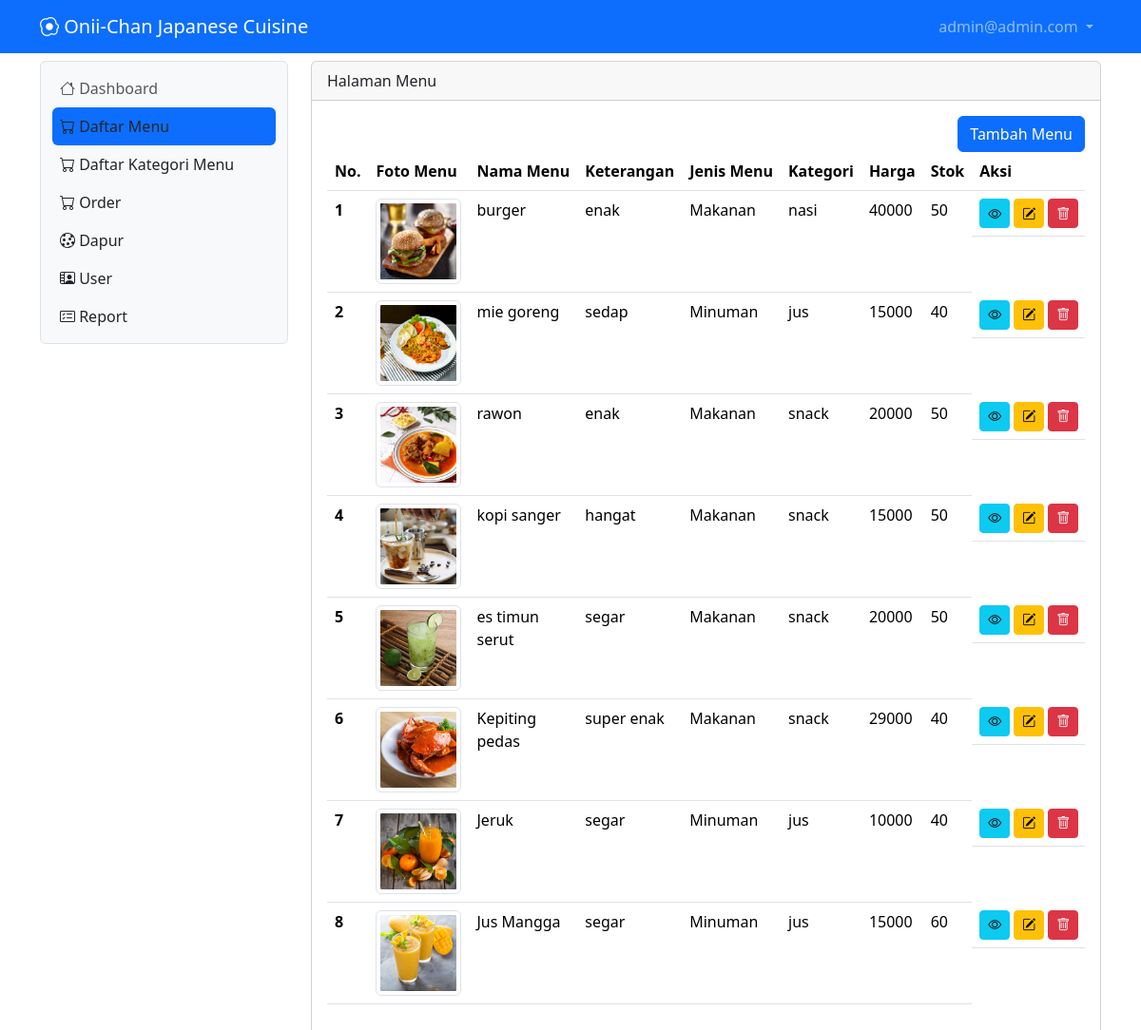
The page /menu (signed in) on the database its author committed.
### tables this page shows
CREATE TABLE `tb_user` (
  `id` int(11) NOT NULL,
  `nama` varchar(100) NOT NULL,
  `username` varchar(50) NOT NULL,
  `password` varchar(50) NOT NULL,
  `level` int(11) NOT NULL,
  `nohp` varchar(15) NOT NULL,
  `alamat` varchar(300) NOT NULL
);

CREATE TABLE `tb_daftar_menu` (
  `id` int(11) NOT NULL,
  `foto` varchar(200) NOT NULL,
  `nama_menu` varchar(200) NOT NULL,
  `keterangan` varchar(200) NOT NULL,
  `kategori` int(50) NOT NULL,
  `harga` int(11) NOT NULL,
  `stok` varchar(100) NOT NULL
);

CREATE TABLE `tb_kategori_menu` (
  `id_kat_menu` int(11) NOT NULL,
  `jenis_menu` int(11) NOT NULL,
  `kategori_menu` varchar(50) NOT NULL
);

### menu.php (the view, shortened to what this page needs)
<?php
include "proses/connect.php";
$query = mysqli_query($conn, "SELECT * FROM tb_daftar_menu
    LEFT JOIN tb_kategori_menu ON tb_kategori_menu.id_kat_menu = tb_daftar_menu.kategori");
while ($record = mysqli_fetch_array($query)) {
    $result[] = $record;
}
?>
<div class="col-lg-9 mt-2">
    <div class="card">
        <div class="card-header">
            Halaman Menu
        </div>
        <div class="card-body">
            <div class="row">
                <div class="col d-flex justify-content-end">
                    <button class="btn btn-primary" data-bs-toggle="modal" data-bs-target="#ModalTambahUser">Tambah Menu</button>
                </div>
            </div>
            <?php
            if (empty($result)) {
                echo "Data user tidak ada";
            } else {
            ?>
                <div class="table-responsive">
                    <table class="table table-hover">
                        <thead>
                            <tr class="text-nowrap">
                                <th scope="col">No.</th>
                                <th scope="col">Foto Menu</th>
                                <th scope="col">Nama Menu</th>
                                <th scope="col">Keterangan</th>
                                <th scope="col">Jenis Menu</th>
                                <th scope="col">Kategori</th>
                                <th scope="col">Harga</th>
                                <th scope="col">Stok</th>
                                <th scope="col">Aksi</th>
                            </tr>
                        </thead>
                        <tbody>
                            <?php
                            $no = 1;
                            foreach ($result as $row) {
                            ?>
                                <tr>
                                    <th scope="row"><?php echo $no++ ?></th>
                                    <td>
                                        <div style="width: 90px;">
                                            <img src="assets/img/<?php echo $row['foto'] ?>" class="img-thumbnail" alt="">
                                        </div>
                                    </td>
                                    <td><?php echo $row['nama_menu'] ?></td>
                                    <td><?php echo $row['keterangan'] ?></td>
                                    <td><?php echo ($row['jenis_menu'] == 1) ? "Makanan" : "Minuman" ?></td>
                                    <td><?php echo $row['kategori_menu'] ?></td>
                                    <td><?php echo $row['harga'] ?></td>
                                    <td><?php echo $row['stok'] ?></td>
                                    <td class="d-flex">
                                        <div class="d-flex">
                                            <button class="btn btn-info btn-sm me-1" data-bs-toggle="modal" data-bs-target="#ModalView<?php echo $row['id'] ?>"><i class="bi bi-eye"></i></button>
                                            <button class="btn btn-warning btn-sm me-1" data-bs-toggle="modal" data-bs-target="#ModalEdit<?php echo $row['id'] ?>"><i class="bi bi-pencil-square"></i></button>
                                            <button class="btn btn-danger btn-sm me-1" data-bs-toggle="modal" data-bs-target="#ModalDelete<?php echo $row['id'] ?>"><i class="bi bi-trash"></i></button>
                                        </div>
                                    </td>
                                </tr>
                            <?php } ?>
                        </tbody>
                    </table>
                </div>
            <?php } ?>
        </div>
    </div>
</div>

### index.php (shortened to what this page needs)
<?php
if (isset($_GET['x']) && $_GET['x'] == 'home') {
    $page = "home.php";
    include "main.php";
} else if (isset($_GET['x']) && $_GET['x'] == 'menu') {
    include "main.php";
} else if (isset($_GET['x']) && $_GET['x'] == 'katmenu') {
    $page = "katmenu.php";
    include "main.php";
} else if (isset($_GET['x']) && $_GET['x'] == 'order') {
    $page = "order.php";
    include "main.php";
} else if (isset($_GET['x']) && $_GET['x'] == 'orderitem') {
    if($_SESSION['level_oniichan'] == 1 ){
        $page = "order_item.php";
        include "main.php";
    }
        $page = "home.php";
        include "main.php";
} else if (isset($_GET['x']) && $_GET['x'] == 'viewitem') {
    if($_SESSION['level_oniichan'] == 1){
        $page = "view_item.php";
        include "main.php";
    }
        $page = "home.php";
        include "main.php";
} else if (isset($_GET['x']) && $_GET['x'] == 'user') {
        if($_SESSION['level_oniichan'] == 1 ) {
        $page = "user.php";
        include "main.php";
    }
} else if (isset($_GET['x']) && $_GET['x'] == 'report') {
    if($_SESSION['level_oniichan'] == 1) {
        $page = "report.php";
        include "main.php";
    }else{
        $page = "home.php";
        include "main.php";
    }
} else if (isset($_GET['x']) && $_GET['x'] == 'dapur') {
    if($_SESSION['level_oniichan'] ==  1 || $_SESSION['level_oniichan'] == 4 ) {
    $page = "dapur.php";
    include "main.php";
    }
} else if (isset($_GET['x']) && $_GET['x'] == 'login') {
    include "login.php";
} else if (isset($_GET['x']) && $_GET['x'] == 'logout') {
    include "proses/proses_logout.php";
} else if (isset($_GET['x']) && $_GET['x'] == 'katmenu') {
    include "katmenu.php.php";
}else {
    $page = "home.php";
    include "main.php";
}
?>

### main.php (shortened to what this page needs)
<?php
    include 'proses/connect.php';
    $query = mysqli_query($conn, "SELECT * FROM tb_user WHERE username = '$_SESSION[username_oniichan]'");
    $hasil = mysqli_fetch_array($query);
?>
<!doctype html>
<html lang="en">
<head>
    <link href="https://cdn.jsdelivr.net/npm/bootstrap@5.3.2/dist/css/bootstrap.min.css" rel="stylesheet">
    <link rel="stylesheet" href="https://cdn.jsdelivr.net/npm/bootstrap-icons@1.11.1/font/bootstrap-icons.css">
</head>
<body>
    <?php include "header.php"; ?>
    <div class="container-lg">
        <div class="row">
            <?php include "sidebar.php"; ?>
            <?php
                include $page;
            ?>
        </div>
    </div>
</body>
</html>

### header.php (shortened to what this page needs)
<nav class="navbar navbar-expand navbar-dark bg-primary sticky-top">
    <div class="container-lg">
        <a class="navbar-brand" href="."><i class="bi bi-egg-fried"></i> Onii-Chan Japanese Cuisine</a>
        <div class="collapse navbar-collapse justify-content-end" id="navbarNavDropdown">
            <ul class="navbar-nav">
                <li class="nav-item dropdown">
                    <a class="nav-link dropdown-toggle" href="#" role="button" data-bs-toggle="dropdown" aria-expanded="false">
                        <?php echo $hasil['username']; ?>
                    </a>
                </li>
            </ul>
        </div>
    </div>
</nav>

### sidebar.php (shortened to what this page needs)
<div class="col-lg-3">
                <nav class="navbar navbar-expand-lg bg-body-tertiary rounded border mt-2">
                    <div class="container-fluid">
                        <div class="offcanvas offcanvas-start" tabindex="-1" id="offcanvasNavbar" aria-labelledby="offcanvasNavbarLabel" style="width: 250px;">
                            <div class="offcanvas-body">
                                <ul class="navbar-nav nav-pills flex-column justify-content-end flex-grow-1">
                                    <li class="nav-item">
                                        <a class="nav-link ps-2 <?php echo ((isset($_GET['x']) && $_GET['x'] == 'home') || !isset($_GET['x']))  ? 'active link-light' : 'link-dark'; ?>)" aria-current="page" href="home"><i class="bi bi-house"></i> Dashboard</a>
                                    </li>
                                    <?php if($hasil['level'] == 1 ) { ?>
                                    <li class="nav-item">
                                        <a class="nav-link link-dark ps-2 <?php echo (isset($_GET['x']) && $_GET['x'] == 'menu') ? 'active link-light' : 'link-dark'; ?>)" href="menu"><i class="bi bi-cart"></i> Daftar Menu</a>
                                    </li>
                                <?php } ?>
                                <?php if($hasil['level'] == 1 ) { ?>
                                    <li class="nav-item">
                                        <a class="nav-link link-dark ps-2 <?php echo (isset($_GET['x']) && $_GET['x'] == 'katmenu') ? 'active link-light' : 'link-dark'; ?>)" href="katmenu"><i class="bi bi-cart"></i> Daftar Kategori Menu</a>
                                    </li>
                                    <?php } ?>
                                    <?php if($hasil['level'] == 1 ) { ?>
                                    <li class="nav-item">
                                        <a class="nav-link link-dark ps-2 <?php echo (isset($_GET['x']) && $_GET['x'] == 'order') ? 'active link-light' : 'link-dark'; ?>)" href="order"><i class="bi bi-cart"></i> Order</a>
                                    </li>
                                    <?php } ?>
                                    <?php if($hasil['level'] == 1 || $hasil['level'] == 4){ ?>
                                    <li class="nav-item">
                                        <a class="nav-link link-dark ps-2 <?php echo (isset($_GET['x']) && $_GET['x'] == 'dapur') ? 'active link-light' : 'link-dark'; ?>)" href="dapur"><i class="bi bi-cookie"></i> Dapur</a>
                                    </li>
                                    <?php } ?>
                                    <?php if($hasil['level'] == 1){ ?>
                                    <li class="nav-item">
                                        <a class="nav-link link-dark ps-2 <?php echo (isset($_GET['x']) && $_GET['x'] == 'user') ? 'active link-light' : 'link-dark'; ?>)" href="user"><i class="bi bi-person-video2"></i> User</a>
                                    </li>
                                    <li class="nav-item">
                                        <a class="nav-link link-dark ps-2 <?php echo (isset($_GET['x']) && $_GET['x'] == 'report') ? 'active link-light' : 'link-dark'; ?>)" href="report"><i class="bi bi-card-checklist"></i> Report</a>
                                    </li> <?php } ?>
                                </ul>
                            </div>
                        </div>
                    </div>
                </nav>
            </div>

### rows shown on the page
tb_user: username "admin@admin.com"
tb_daftar_menu: foto (picture), nama_menu "burger", keterangan "enak", shows "Makanan", kategori.kategori_menu "nasi", harga "40000", stok "50"
tb_daftar_menu: foto (picture), nama_menu "mie goreng", keterangan "sedap", shows "Minuman", kategori.kategori_menu "jus", harga "15000", stok "40"
tb_daftar_menu: foto (picture), nama_menu "rawon", keterangan "enak", shows "Makanan", kategori.kategori_menu "snack", harga "20000", stok "50"
tb_daftar_menu: foto (picture), nama_menu "kopi sanger", keterangan "hangat", shows "Makanan", kategori.kategori_menu "snack", harga "15000", stok "50"
tb_daftar_menu: foto (picture), nama_menu "es timun serut", keterangan "segar", shows "Makanan", kategori.kategori_menu "snack", harga "20000", stok "50"
tb_daftar_menu: foto (picture), nama_menu "Kepiting pedas", keterangan "super enak", shows "Makanan", kategori.kategori_menu "snack", harga "29000", stok "40"
tb_daftar_menu: foto (picture), nama_menu "Jeruk", keterangan "segar", shows "Minuman", kategori.kategori_menu "jus", harga "10000", stok "40"
tb_daftar_menu: foto (picture), nama_menu "Jus Mangga", keterangan "segar", shows "Minuman", kategori.kategori_menu "jus", harga "15000", stok "60"
